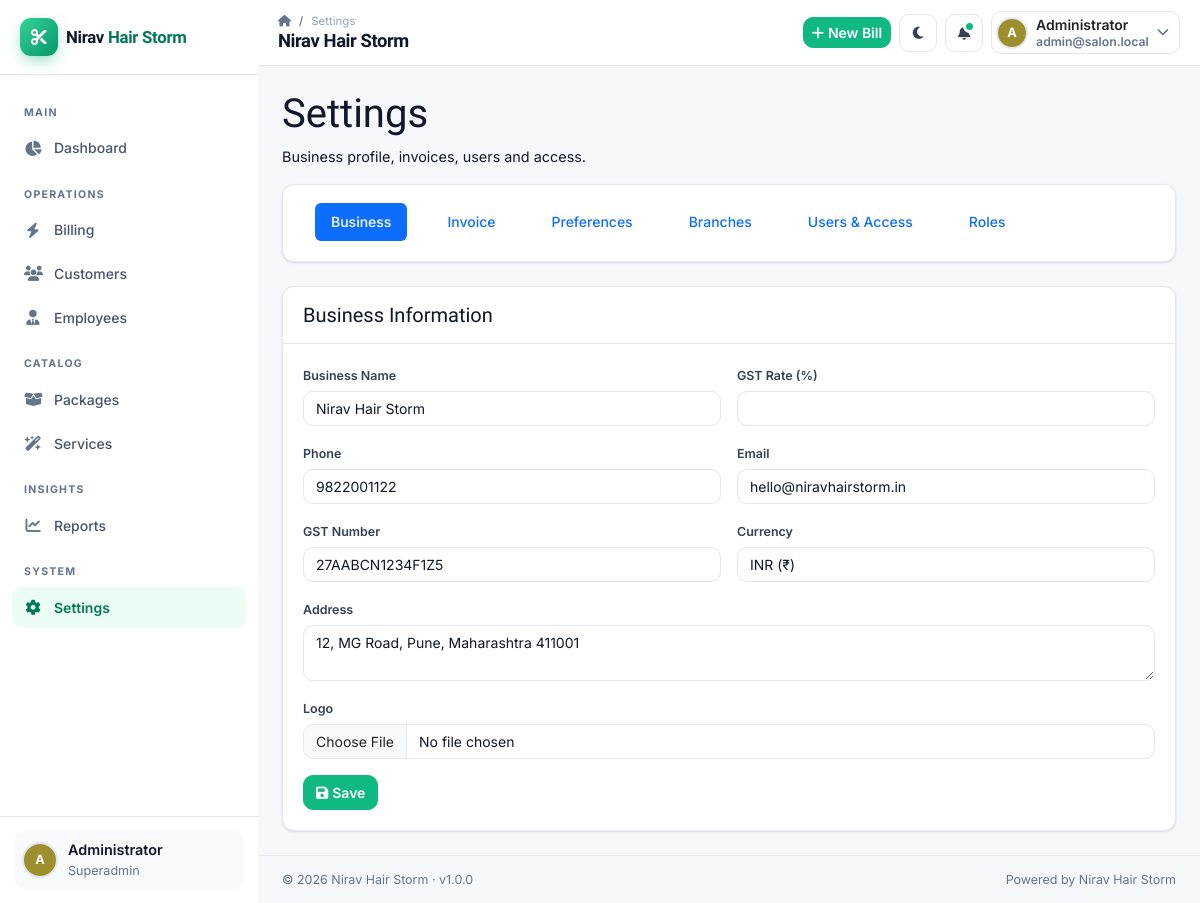
The app's page /settings (signed in) with its own data.
### tables this page shows
CREATE TABLE IF NOT EXISTS `users` (
    `id` INT UNSIGNED NOT NULL AUTO_INCREMENT,
    `role_id` INT UNSIGNED NOT NULL,
    `branch_id` INT UNSIGNED NULL,
    `name` VARCHAR(120) NOT NULL,
    `email` VARCHAR(160) NOT NULL,
    `password` VARCHAR(255) NOT NULL,
    `phone` VARCHAR(20) NULL,
    `avatar` VARCHAR(255) NULL,
    `status` ENUM('active','inactive') NOT NULL DEFAULT 'active',
    `last_login_at` TIMESTAMP NULL DEFAULT NULL,
    `remember_token` VARCHAR(100) NULL,
    `created_at` TIMESTAMP NOT NULL DEFAULT CURRENT_TIMESTAMP,
    `updated_at` TIMESTAMP NOT NULL DEFAULT CURRENT_TIMESTAMP ON UPDATE CURRENT_TIMESTAMP,
    `deleted_at` TIMESTAMP NULL DEFAULT NULL,
    PRIMARY KEY (`id`),
    UNIQUE KEY `uq_users_email` (`email`),
    KEY `idx_users_role` (`role_id`),
    KEY `idx_users_branch` (`branch_id`),
    KEY `idx_users_status` (`status`),
    CONSTRAINT `fk_users_role` FOREIGN KEY (`role_id`) REFERENCES `roles` (`id`),
    CONSTRAINT `fk_users_branch` FOREIGN KEY (`branch_id`) REFERENCES `branches` (`id`) ON DELETE SET NULL
);

CREATE TABLE IF NOT EXISTS `roles` (
    `id` INT UNSIGNED NOT NULL AUTO_INCREMENT,
    `name` VARCHAR(100) NOT NULL,
    `slug` VARCHAR(100) NOT NULL,
    `description` TEXT NULL,
    `permissions` JSON NULL,
    `is_system` TINYINT(1) NOT NULL DEFAULT 0,
    `created_at` TIMESTAMP NOT NULL DEFAULT CURRENT_TIMESTAMP,
    `updated_at` TIMESTAMP NOT NULL DEFAULT CURRENT_TIMESTAMP ON UPDATE CURRENT_TIMESTAMP,
    `deleted_at` TIMESTAMP NULL DEFAULT NULL,
    PRIMARY KEY (`id`),
    UNIQUE KEY `uq_roles_slug` (`slug`)
);

CREATE TABLE IF NOT EXISTS `settings` (
    `id` INT UNSIGNED NOT NULL AUTO_INCREMENT,
    `key` VARCHAR(120) NOT NULL,
    `value` TEXT NULL,
    `created_at` TIMESTAMP NOT NULL DEFAULT CURRENT_TIMESTAMP,
    `updated_at` TIMESTAMP NOT NULL DEFAULT CURRENT_TIMESTAMP ON UPDATE CURRENT_TIMESTAMP,
    PRIMARY KEY (`id`),
    UNIQUE KEY `uq_settings_key` (`key`)
);

### app/Views/layouts/main.php (the view, shortened to what the rows shown need)
<?php
$title = $title ?? $pageTitle ?? App\Core\App::config('app.name', 'Nirav Hair Storm');
$theme = setting('theme_mode', 'light');
$businessName = setting('business_name', 'Nirav Hair Storm');
?>
<!DOCTYPE html>
<html lang="en" data-theme="<?php echo e($theme === 'dark' ? 'dark' : 'light'); ?>">
<head>
    <link href="https://cdn.jsdelivr.net/npm/bootstrap@5.3.3/dist/css/bootstrap.min.css" rel="stylesheet">
    <link href="https://cdnjs.cloudflare.com/ajax/libs/font-awesome/6.5.2/css/all.min.css" rel="stylesheet">
    <link href="https://cdn.datatables.net/1.13.8/css/dataTables.bootstrap5.min.css" rel="stylesheet">
    <link href="https://cdn.jsdelivr.net/npm/select2@4.1.0-rc.0/dist/css/select2.min.css" rel="stylesheet">
    <link href="https://cdn.jsdelivr.net/npm/select2-bootstrap-5-theme@1.3.0/dist/select2-bootstrap-5-theme.min.css" rel="stylesheet">
    <link href="<?php echo url('css/app.css'); ?>" rel="stylesheet">
</head>
<body class="<?php echo e($bodyClass ?? ''); ?>">
<div class="app-shell">
    <?php include APP_PATH . '/Views/partials/sidebar.php'; ?>
    <div class="app-main" id="appMain">
        <?php include APP_PATH . '/Views/partials/topbar.php'; ?>
        <main class="app-content">
            <div class="container-fluid px-3 px-lg-4 py-3 py-lg-4">
                <?php echo $content; ?>
            </div>
        </main>
        <footer class="app-footer d-none d-md-flex">
            <span>© <?php echo date('Y'); ?> <?php echo e($businessName); ?> · v<?php echo e(App\Core\App::config('app.version')); ?></span>
            <span class="ms-auto text-muted">Powered by Nirav Hair Storm</span>
        </footer>
    </div>
</div>
</body>
</html>

### app/Core/Router.php (shortened to what the rows shown need)
<?php
class Router
{
    private array $routes = [];
    public function add(string $method, string $pattern, array $handler, array $middleware = []): void
    {
        $this->routes[] = [
            'method' => strtoupper($method),
            'pattern' => $pattern,
            'handler' => $handler,
            'middleware' => $middleware,
        ];
    }
    public function resolve(): void
    {
        $uri = $this->request->uri();
        $method = $this->request->method();
        foreach ($this->routes as $route) {
            if ($route['method'] !== $method) {
                continue;
            }
            $params = $this->match($route['pattern'], $uri);
            if ($params === null) {
                continue;
            }
            $this->dispatch($route['handler'], $params);
            return;
        }
    }
    private function match(string $pattern, string $uri): ?array
    {
        $regex = preg_replace('/\{(\w+)\}/', '(?P<$1>[^/]+)', $pattern);
        $regex = '#^' . $regex . '$#';
        if (preg_match($regex, $uri, $matches)) {
            return array_filter($matches, 'is_string', ARRAY_FILTER_USE_KEY);
        }
        return null;
    }
    private function dispatch(array $handler, array $params): void
    {
        [$controllerClass, $method] = $handler;
        $controller = new $controllerClass();
        $args = $this->castParams($controller, $method, array_values($params));
        $controller->{$method}(...$args);
    }
    private function castParams(object $controller, string $method, array $params): array
    {
        $args = [];
        return $args;
    }
}

### app/Views/partials/sidebar.php (shortened to what the rows shown need)
<aside class="app-sidebar" id="appSidebar">
    <div class="sidebar-brand">
        <a href="<?php echo url('/dashboard'); ?>" class="d-flex align-items-center gap-2 text-decoration-none">
            <span class="brand-mark">
                <i class="fa-solid fa-scissors"></i>
            </span>
            <span class="brand-name">Nirav <em>Hair Storm</em></span>
        </a>
    </div>
    <nav class="sidebar-nav">
        <span class="nav-label">Main</span>
        <a class="nav-item <?php echo active_class('dashboard', $active ?? ''); ?>" href="<?php echo url('/dashboard'); ?>">
            <i class="fa-solid fa-chart-pie"></i><span>Dashboard</span>
        </a>
        <span class="nav-label">Operations</span>
        <a class="nav-item <?php echo active_class('billing', $active ?? ''); ?>" href="<?php echo url('/billing'); ?>">
            <i class="fa-solid fa-bolt"></i><span>Billing</span>
        </a>
        <a class="nav-item <?php echo active_class('customers', $active ?? ''); ?>" href="<?php echo url('/customers'); ?>">
            <i class="fa-solid fa-users"></i><span>Customers</span>
        </a>
        <a class="nav-item <?php echo active_class('employees', $active ?? ''); ?>" href="<?php echo url('/employees'); ?>">
            <i class="fa-solid fa-user-tie"></i><span>Employees</span>
        </a>
        <span class="nav-label">Catalog</span>
        <a class="nav-item <?php echo active_class('packages', $active ?? ''); ?>" href="<?php echo url('/packages'); ?>">
            <i class="fa-solid fa-box-open"></i><span>Packages</span>
        </a>
        <a class="nav-item <?php echo active_class('services', $active ?? ''); ?>" href="<?php echo url('/services'); ?>">
            <i class="fa-solid fa-wand-magic-sparkles"></i><span>Services</span>
        </a>
        <span class="nav-label">Insights</span>
        <a class="nav-item <?php echo active_class('reports', $active ?? ''); ?>" href="<?php echo url('/reports'); ?>">
            <i class="fa-solid fa-chart-line"></i><span>Reports</span>
        </a>
        <?php if (can('settings.view')): ?>
        <span class="nav-label">System</span>
        <a class="nav-item <?php echo active_class('settings', $active ?? ''); ?>" href="<?php echo url('/settings'); ?>">
            <i class="fa-solid fa-gear"></i><span>Settings</span>
        </a>
        <?php endif; ?>
    </nav>
    <div class="sidebar-footer">
        <div class="sidebar-user">
            <?php $u = auth_user() ?: ['name' => 'User', 'email' => '']; ?>
            <?php echo avatar_or_initials($u['name'], $u['avatar'] ?? '', 36); ?>
            <div class="sidebar-user-meta">
                <span class="fw-semibold text-truncate"><?php echo e($u['name']); ?></span>
                <small class="text-muted text-truncate"><?php echo e(ucwords(str_replace('-', ' ', $u['role_slug'] ?? ''))); ?></small>
            </div>
        </div>
    </div>
</aside>

### app/Views/partials/topbar.php (shortened to what the rows shown need)
<?php
$user = auth_user() ?: ['name' => 'User', 'email' => '', 'role_slug' => '', 'avatar' => ''];
$breadcrumbs = $breadcrumbs ?? [];
?>
<header class="app-topbar">
    <div class="d-flex align-items-center gap-3">
        <div class="d-none d-sm-block">
            <nav class="breadcrumb-nav" aria-label="breadcrumb">
                <ol class="breadcrumb mb-0">
                    <li class="breadcrumb-item"><a href="<?php echo url('/dashboard'); ?>"><i class="fa-solid fa-house"></i></a></li>
                    <?php $count = count($breadcrumbs); $i = 0; ?>
                    <?php foreach ($breadcrumbs as $label => $href): ?>
                        <?php $i++; ?>
                        <?php if ($i === $count): ?>
                            <li class="breadcrumb-item active" aria-current="page"><?php echo e($label); ?></li>
                        <?php else: ?>
                            <li class="breadcrumb-item"><a href="<?php echo e($href); ?>"><?php echo e($label); ?></a></li>
                        <?php endif; ?>
                    <?php endforeach; ?>
                </ol>
            </nav>
            <h1 class="page-title"><?php echo e($title); ?></h1>
        </div>
    </div>
    <div class="d-flex align-items-center gap-2">
        <?php if (can('billing.create')): ?>
            <a href="<?php echo url('/billing'); ?>" class="btn btn-primary btn-sm d-none d-sm-inline-flex align-items-center gap-1">
                <i class="fa-solid fa-plus"></i> New Bill
            </a>
        <?php endif; ?>
        <button class="btn btn-icon theme-toggle" type="button" id="themeToggle" title="Toggle theme" aria-label="Toggle theme">
            <i class="fa-solid fa-moon"></i>
        </button>
        <div class="dropdown">
            <button class="btn btn-icon position-relative" type="button" data-bs-toggle="dropdown" aria-expanded="false" title="Activity">
                <i class="fa-solid fa-bell"></i>
                <span class="badge-dot"></span>
            </button>
        </div>
        <div class="dropdown">
            <button class="btn btn-sm d-flex align-items-center gap-2 user-chip" type="button" data-bs-toggle="dropdown" aria-expanded="false">
                <?php echo avatar_or_initials($user['name'], $user['avatar'] ?? '', 32); ?>
                <span class="d-none d-md-block text-start">
                    <span class="d-block fw-semibold lh-sm"><?php echo e($user['name']); ?></span>
                    <span class="d-block text-muted small lh-sm"><?php echo e($user['email']); ?></span>
                </span>
                <i class="fa-solid fa-chevron-down small text-muted"></i>
            </button>
        </div>
    </div>
</header>

### records on screen
users: name "Administrator", role.slug "Superadmin", email "admin@salon.local"
settings: value "Nirav Hair Storm"

### other values on screen
$initials "A A"
$label "Settings"
$label "Business"
$label "Invoice"
$label "Preferences"
$label "Branches"
$label "Users & Access"
$label "Roles"
